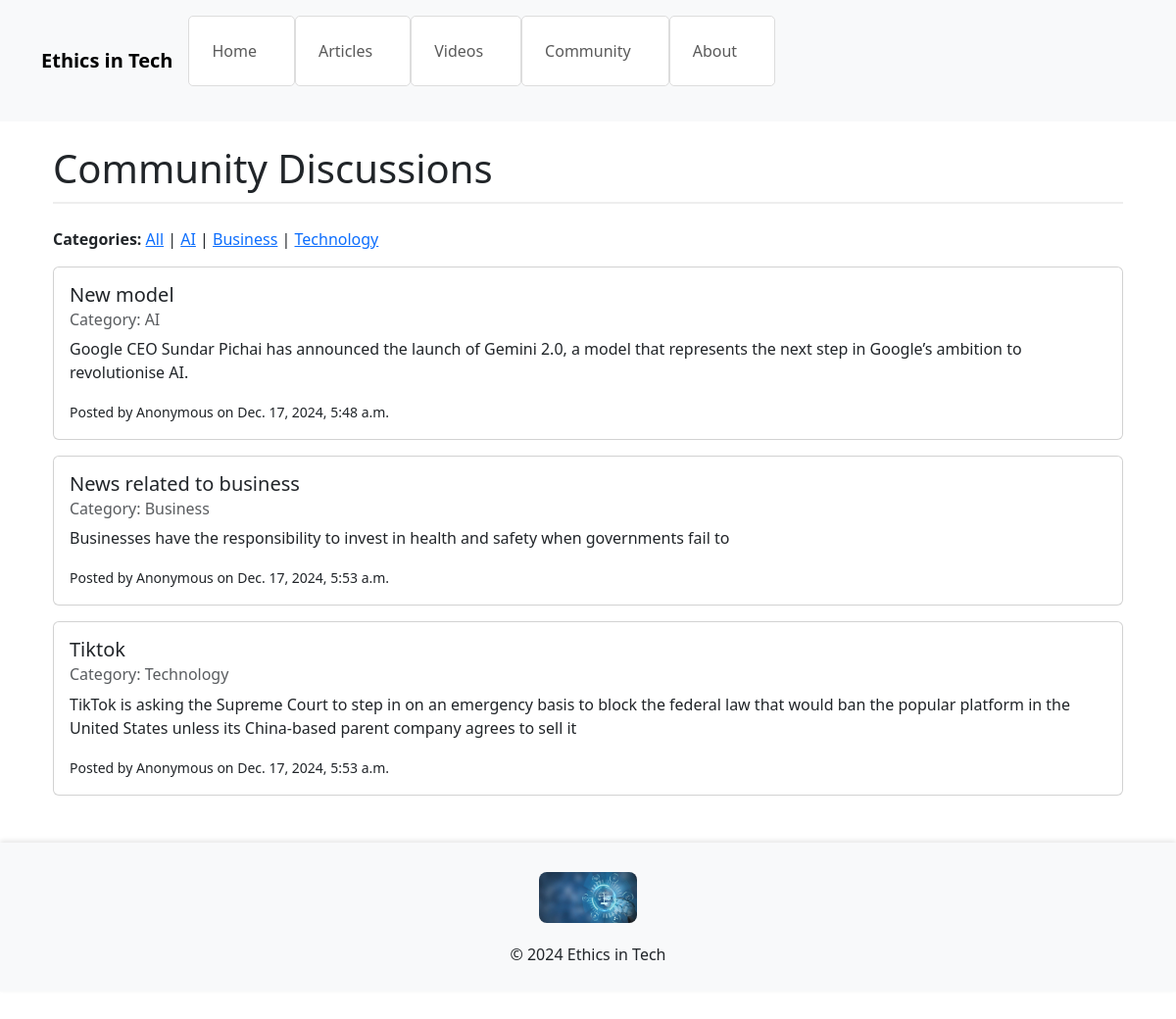
/community/, run on the app's committed database.
### articles/models.py (models this page shows, shortened)
class CommunityCategory(models.Model):
    name = models.CharField(max_length=50)  # e.g., 'AI', 'Technology', 'Business'

class CommunityPost(models.Model):
    title = models.CharField(max_length=200)
    content = models.TextField()
    category = models.ForeignKey(CommunityCategory, on_delete=models.CASCADE, related_name='posts')
    date_posted = models.DateTimeField(auto_now_add=True)
    author = models.CharField(max_length=100, default='Anonymous')  # Optional: Add user functionality later

### articles/views.py (the view)
# urls.py: path('community/', community_view, name='community'),
def community_view(request):
    categories = CommunityCategory.objects.all()
    selected_category = request.GET.get('category', None)
    if selected_category:
        posts = CommunityPost.objects.filter(category__name=selected_category)
    else:
        posts = CommunityPost.objects.all()
    return render(request, 'community_list.html', {
        'posts': posts,
        'categories': categories,
        'selected_category': selected_category
    })

### templates/community_list.html (shortened to what this page needs)
{% extends "base.html" %}
{% block content %}
<div class="container mt-4">
    <h1 class="mb-4">Community Discussions</h1>
    <div class="mb-3">
        <strong>Categories:</strong>
        <a href="?">All</a>
        {% for category in categories %}
            | <a href="?category={{ category.name }}">{{ category.name }}</a>
        {% endfor %}
    </div>
    {% for post in posts %}
        <div class="card mb-3">
            <div class="card-body">
                <h5 class="card-title">{{ post.title }}</h5>
                <h6 class="card-subtitle mb-2 text-muted">Category: {{ post.category.name }}</h6>
                <p class="card-text">{{ post.content }}</p>
                <small>Posted by {{ post.author }} on {{ post.date_posted }}</small>
            </div>
        </div>
    {% empty %}
        <p>No posts yet. <a href="{% url 'add_post' %}">Be the first to post!</a></p>
    {% endfor %}
</div>
{% endblock %}

### templates/base.html (shortened to what this page needs)
<!DOCTYPE html>
<html lang="en">
<head>
    {% load static %}
    <link rel="stylesheet" href="{% static 'css/style.css' %}">
    <link rel="stylesheet" href="https://cdn.jsdelivr.net/npm/bootstrap@5.3.2/dist/css/bootstrap.min.css">
</head>
<body>
    <header class="mb-4">
        <nav class="navbar navbar-expand-lg navbar-light bg-light p-3">
            <div class="container d-flex justify-content-center">
                <a class="navbar-brand" href="/">Ethics in Tech</a>
                <div class="collapse navbar-collapse" id="navbarSupportedContent">
                    <ul class="navbar-nav me-auto mb-2 mb-lg-0">
                        <li class="nav-item">
                            <a class="nav-link" href="/">Home</a>
                        </li>
                        <li class="nav-item">
                            <a class="nav-link" href="/articles/">Articles</a>
                        </li>
                        <li class="nav-item">
                            <a class="nav-link" href="/videos/">Videos</a>
                        </li>
                        <li class="nav-item">
                            <a class="nav-link" href="/community/">Community</a>
                        </li>
                        <li class="nav-item">
                            <a class="nav-link" href="/about/">About</a>
                        </li>
                    </ul>
                </div>
            </div>
        </nav>
    </header>
    <main class="container">
        {% block content %}{% endblock %}
    </main>
    <footer class="text-center mt-5">
        <img src="{% static 'images/image.png' %}" alt="Ethics in Tech" class="footer-image" style="width: 100px;"/>
        <p>&copy; 2024 Ethics in Tech</p>
    </footer>
</body>
</html>

### static/css/style.css (style rules this page uses)
body { background: #e0f7fa; font-family: Arial, sans-serif; color: #333; margin: 20px; padding-bottom: 80px; }
nav a { margin-right: 15px; text-decoration: none; color: #333; font-weight: bold; }
h1 { color: #2c3e50; border-bottom: 2px solid #eee; padding-bottom: 10px; }
ul { list-style-type: none; padding: 0; }
li { margin-bottom: 20px; background: #fff; padding: 15px; border: 1px solid #ddd; border-radius: 5px; }
footer { position: relative; bottom: 0; left: 0; width: 100%; background-color: #f8f9fa; text-align: center; padding: 10px 0; box-shadow: 0 -2px 5px rgba(0, 0, 0, 0.1); }
.footer-image { display: block; margin: 20px auto; max-width: 150px; height: auto; border-radius: 8px; }

### data on the page
CommunityCategory: name "AI"
CommunityCategory: name "Business"
CommunityCategory: name "Technology"
CommunityPost: title "New model", category.name "AI", content "Google CEO Sundar Pichai has announced the launch of Gemini 2.0, a model that represents the next step in Google’s ambition to revolutionise AI.", author "Anonymous", date_posted "Dec. 17, 2024, 5:48 a.m."
CommunityPost: title "News related to business", category.name "Business", content "Businesses have the responsibility to invest in health and safety when governments fail to", author "Anonymous", date_posted "Dec. 17, 2024, 5:53 a.m."
CommunityPost: title "Tiktok", category.name "Technology", content "TikTok is asking the Supreme Court to step in on an emergency basis to block the federal law that would ban the popular platform in the United States unless its China-based parent company agrees to sell it", author "Anonymous", date_posted "Dec. 17, 2024, 5:53 a.m."
